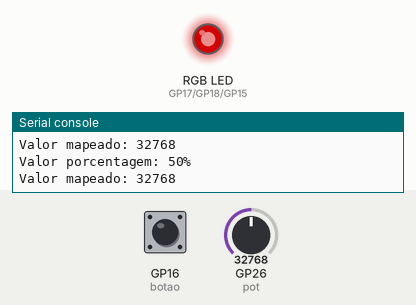
Simulated run of this program. Board: Raspberry Pi Pico running MicroPython. Parts: an RGB LED mixed from three pins (HIGH = lit), the last lines printed to the serial console. The inputs (shaded band) are chosen by the test bench; at power-on: GP26 (pot) = 32768, GP16 (botao) LOW (analog values on the 0–65535 scale). Dim RGB values are drawn brighter than linear.

Above: at 1.2 s.
1.3 s: GP26 (pot) set to 45874
At 2.0 s:
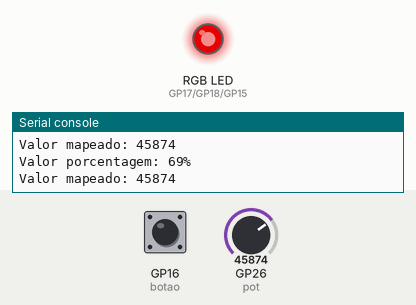
2.8 s: GP16 (botao) pulled HIGH for 0.15 s
At 4.1 s:
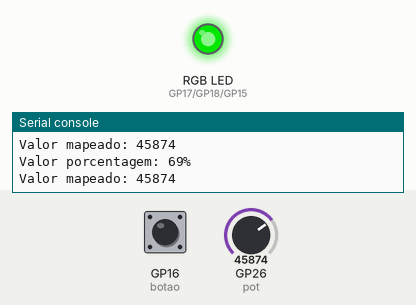
4.5 s: GP26 (pot) set to 57670
At 5.5 s:
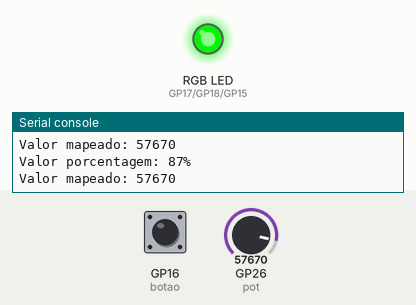
6.0 s: GP16 (botao) pulled HIGH for 1 s
At 7.6 s:
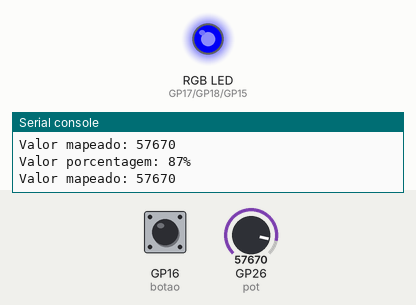
8.5 s: GP16 (botao) pulled HIGH for 0.15 s
At 9.9 s:
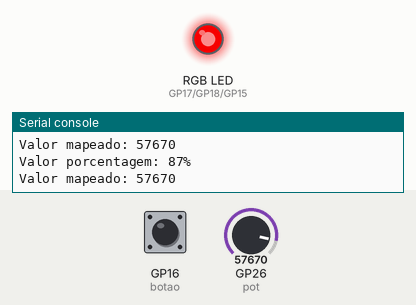
10.2 s: GP26 (pot) set to 7864
At 10.9 s:
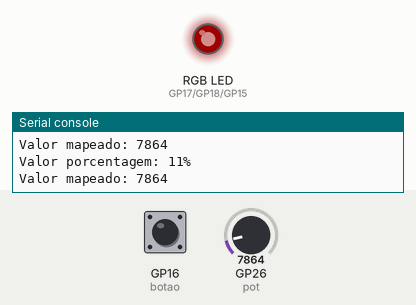
Timing chart, 0 to 12.7 s (numbered marks = the images above; inputs shaded):
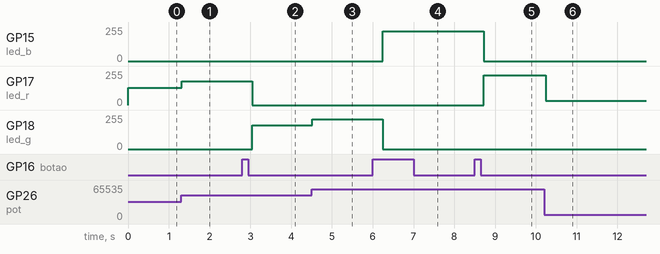

The program:

ilumina__o-inteligente.py
```python
from machine import Pin, PWM, ADC
from utime import sleep

pot = ADC(26)

led_b = PWM(Pin(15))
led_r = PWM(Pin(17))
led_g = PWM(Pin(18))

led_b.freq(1000)
led_r.freq(1000)
led_g.freq(1000)

led_b.duty_u16(0)
led_r.duty_u16(0)
led_g.duty_u16(0)

botao = Pin(16, Pin.IN, Pin.PULL_DOWN)

modo = 0
ultimo_estado_botao = 0

while True:

    estado_atual_botao = botao.value()


    if estado_atual_botao == 1 and ultimo_estado_botao == 0:
        modo = (modo + 1) % 3
        sleep(0.2)

    ultimo_estado_botao = estado_atual_botao


    val = pot.read_u16()
    porc_val = int((val * 100) / 65535)
    print(f"Valor porcentagem: {porc_val}%")

    def mapear(leitura_pot, in_min, in_max, out_min, out_max):
        return int((leitura_pot - in_min) * (out_max - out_min) / (in_max - in_min) + out_min)

    val_mapeado = mapear(val, 0, 65535, 0, 65535)
    print("Valor mapeado:", val_mapeado)


    led_b.duty_u16(0)
    led_r.duty_u16(0)
    led_g.duty_u16(0)

    if modo == 0:
        led_r.duty_u16(val_mapeado)

    elif modo == 1:
        led_g.duty_u16(val_mapeado)

    elif modo == 2:
        led_b.duty_u16(val_mapeado)

    sleep(0.05)
                
```

Measured:
- after the input at 1.3 s, GP17 (led_r): 128/255 → 178/255 at once
- after the input at 2.8 s, GP17 (led_r): 178/255 → 0/255 after 0.24 s; GP18 (led_g): 0/255 → 178/255 after 0.24 s
- after the input at 4.5 s, GP18 (led_g): 178/255 → 224/255 at once
- after the input at 6.0 s, GP15 (led_b): 0/255 → 224/255 after 0.24 s; GP18 (led_g): 224/255 → 0/255 after 0.24 s
- after the input at 8.5 s, GP15 (led_b): 224/255 → 0/255 after 0.22 s; GP17 (led_r): 0/255 → 224/255 after 0.22 s
- after the input at 10.2 s, GP17 (led_r): 224/255 → 31/255 after 0.05 s
